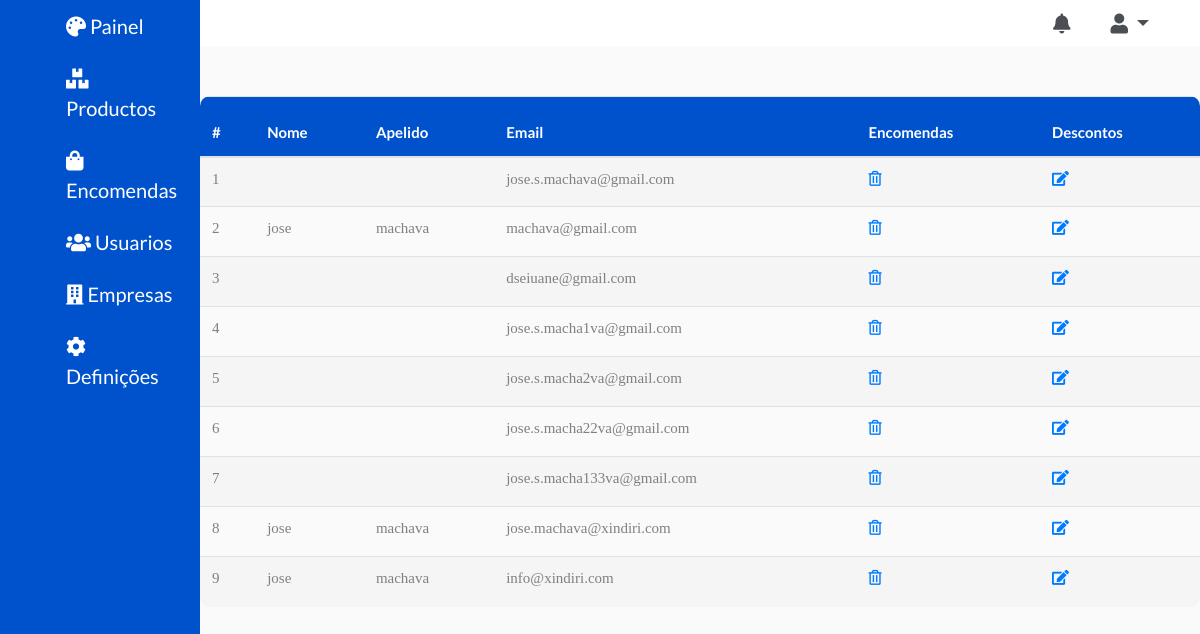
Before: /dashboard/user/ with the older database file.
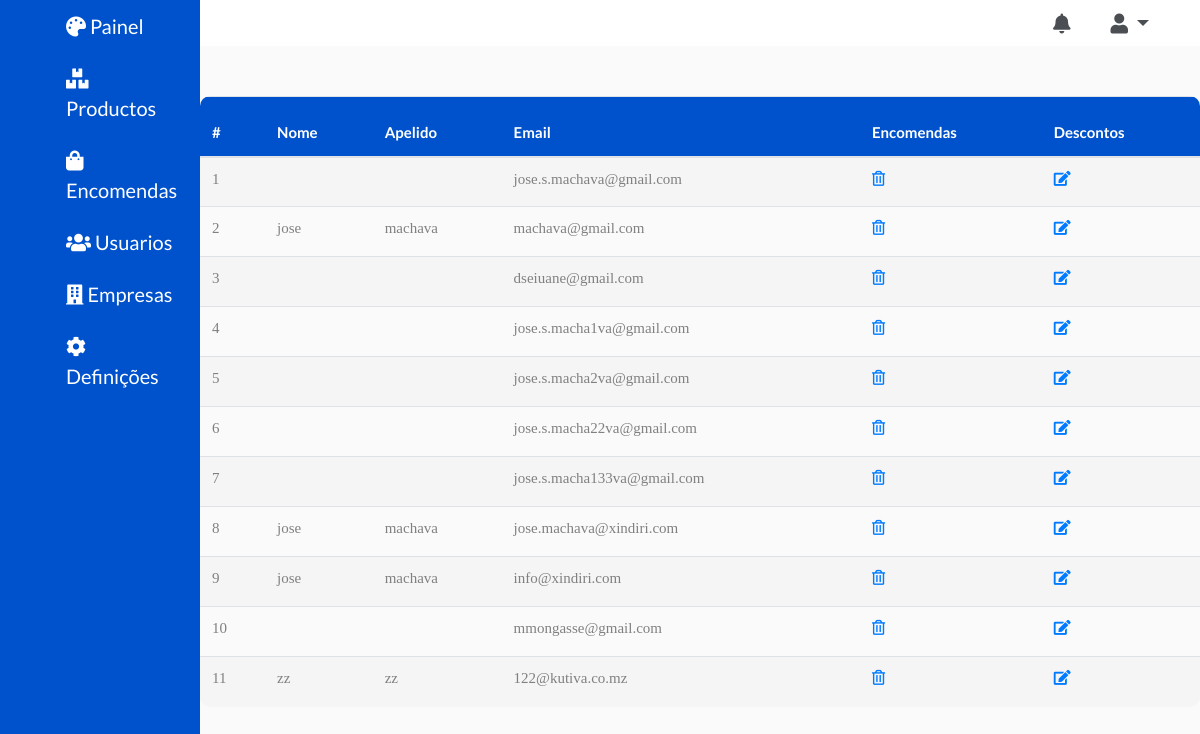
After: the same page with the newer database file.
### account/models.py (models this page shows)
class User(AbstractUser):
    username = None
    email = models.EmailField(_('email address'), unique=True)
    phone_regex = RegexValidator(regex=r'^\+?258?\d{9,13}$',
                                 message="O número de telefone deve ser digitado no formato: '+258849293949'. São permitidos até 13 dígitos.")
    phone_number = models.CharField(validators=[phone_regex], max_length=13, blank=True)  # validators should be a list
    USERNAME_FIELD = 'email'
    REQUIRED_FIELDS = []
    objects = UserManager()

### dashboard/views.py (the view)
# urls.py: path("user/", views.UserListView.as_view(), name="user-list"),
class UserListView(ListView):
    model = User
    template_name = 'dashboard/user/list.html'
    context_object_name = 'users'
    paginate_by = 20
    def get_context_data(self, **kwargs):
        context = super(UserListView, self).get_context_data(**kwargs)
        users = self.get_queryset()
        page = self.request.GET.get('page')
        paginator = Paginator(users, self.paginate_by)
        try:
            users = paginator.page(page)
        except PageNotAnInteger:
            users = paginator.page(1)
        except EmptyPage:
            products = paginator.page(paginator.num_pages)
        context['users'] = users
        return context

### price/templates/dashboard/user/list.html (shortened to what this page needs)
{% extends "price/layout/base.html" %}
{% load staticfiles %}
{% load staticfiles %}
{% block styles %}
<link rel="stylesheet" href="{% static 'stylesheet/main.css' %}">
<link rel="stylesheet" href="https://use.fontawesome.com/releases/v5.7.2/css/all.css">
<link rel="stylesheet" href="{% static 'stylesheet/dashboard.css' %}">
{% endblock %}
{% block content %}
<main>
    <div class="container-fluid">
        <div class="row">
            <div class="col-md-2 aside">
                {% include "dashboard/aside.html" %}
            </div>
            <div class="col-md-10">
                {% include "dashboard/menu.html" %}
                <div class="row">
                    <table class="table table-borderless">
                        <thead>
                        <tr>
                            <th scope="col">#</th>
                            <th scope="col">Nome</th>
                            <th scope="col">Apelido</th>
                            <th scope="col">Email</th>
                            <th scope="col">Encomendas</th>
                            <th scope="col">Descontos</th>
                        </tr>
                        </thead>
                        <tbody>
                        {% for user in users %}
                        <tr>
                            <td colspan="1">{{ user.id }}</td>
                            <td>{{ user.first_name }}</td>
                            <td>{{ user.last_name }}</td>
                            <td>{{ user.email }}</td>
                            <td><a href="{% url 'user-delete' user.id   %}"><i class="far fa-trash-alt"></i></a></td>
                            <td><a href="{% url 'user-update' user.id   %}"> <i class="fas fa-edit"></i></i></a></td>
                        </tr>
                        {% endfor %}
                        </tbody>
                    </table>
                </div>
            </div>
        </div>
    </div>
</main>
{% endblock %}

Changed rows visible on the page:
added User: id "10", email "mmongasse@gmail.com"
added User: id "11", first_name "zz", last_name "zz", email "122@kutiva.co.mz"
